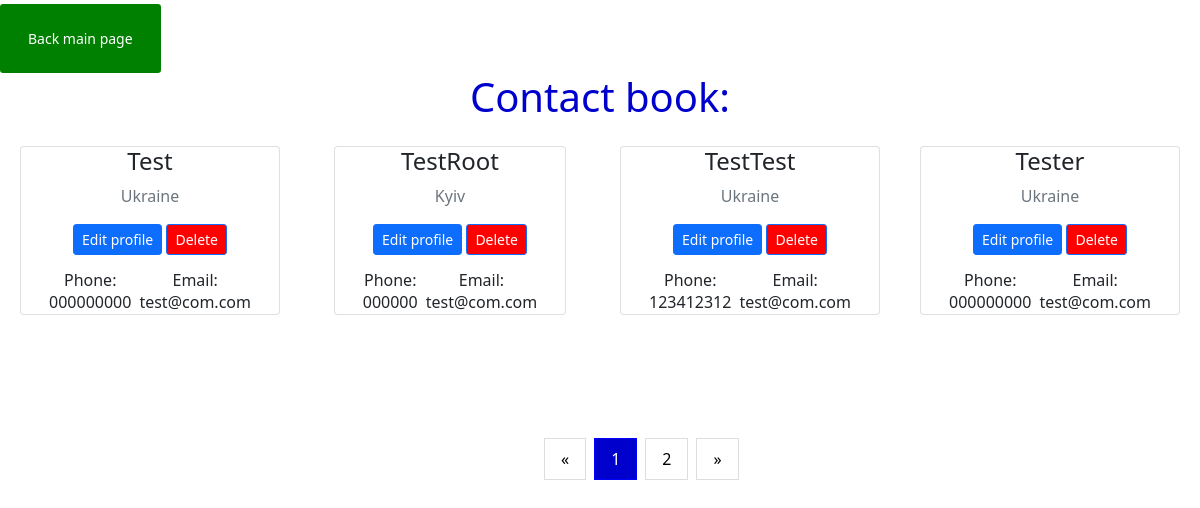
/show-users, run on the app's committed database.
### app/models.py (models this page shows)
class User(db.Model):
    __tablename__ = 'user_contact'
    id = db.Column(db.Integer, primary_key=True, autoincrement=True)
    username = db.Column(db.String(50), index=True, unique=True)
    address = db.Column(db.String(150), nullable=True)
    email = db.relationship('Email', back_populates='user', cascade="all, delete")
    phone = db.relationship('Phone', back_populates='user', cascade="all, delete")

class Phone(db.Model):
    __tablename__ = "phone"
    id = db.Column(db.Integer, primary_key=True, autoincrement=True)
    phone = db.Column(db.String(50), nullable=True)
    user_id = db.Column(db.Integer, db.ForeignKey('user_contact.id', ondelete="CASCADE"), nullable=True)
    user = db.relationship('User', back_populates='phone')

class Email(db.Model):
    __tablename__ = "email"
    id = db.Column(db.Integer, primary_key=True, autoincrement=True)
    email = db.Column(db.String(50), nullable=True)
    user_id = db.Column(db.Integer, db.ForeignKey('user_contact.id', ondelete="CASCADE"), nullable=True)
    user = db.relationship('User', back_populates='email')

### app/routes.py (the view)
@app.route('/show-users', methods=['GET'])
def show_all_users():
    user = User.query.order_by(User.username)
    page = request.args.get('page')
    if page and page.isdigit():
        page = int(page)
    else:
        page = 1
    pages = user.paginate(page=page, per_page=4)
    return render_template('show_all.html', users=user, pages=pages)

### app/templates/show_all.html (shortened to what this page needs)
<!DOCTYPE html>
<html lang="en">
<head>
     {% extends "layout.html" %}
    {% block body %}
</head>
<body>
 <div class="mt-1 px-0">
    <a href="{{ url_for('index') }}"><button style="background-color:green;border: 20px solid green;" class="btn btn-primary btn-sm follow">Back main page</button></a></div>
<h1 style="color:mediumblue;text-align:center">Contact book:</h1>
 <div class="wrapper">
 {% for user in pages.items %}
  <div class="wrapper">{% include 'cards.html'%}</div><br>
    {% endfor %}
     </div>
</body>
</head>
<div class="center">
  <div class="pagination">
  <a href="show-users?page={{ pages.prev_num}}" class="page-link {% if not pages.has_prev%}disabled{%endif%}" >&laquo;</a>
  {% for page in pages.iter_pages()%}
  <a href="show-users?page={{page}}" class="{% if page == pages.page %}active {% endif %}">{{page}}</a>
       {% endfor %}
  <a href="show-users?page={{ pages.next_num }}" class="page-link {% if not pages.has_next%}disabled{%endif%}">&raquo;</a>
  </div>
</div>
{% endblock %}

### app/templates/layout.html (shortened to what this page needs)
<!doctype html>
<link href="https://cdn.jsdelivr.net/npm/bootstrap@5.1.3/dist/css/bootstrap.min.css" rel="stylesheet">
{% block body %}
{% endblock %}

### app/templates/cards.html (shortened to what this page needs)
<link href="https://cdn.jsdelivr.net/npm/bootstrap@5.1.3/dist/css/bootstrap.min.css" rel="stylesheet">
<div class="container d-inline-flex justify-content-center align-items-center">
             <div class="card">
              <div class="mt-7 text-center">
                <h4 class="mb-10">{{user.username}}</h4>
                <span class="text-muted d-block mb-3">{{user.address}}</span>
                <a href="{{ url_for('edit_user', user_id=user.id, method='edit')}}"><button class="btn btn-primary btn-sm ">Edit profile</button></a>
                <a href="{{ url_for('edit_user', user_id=user.id, method='DELETE') }}"><button style="background-color: red" class="btn btn-primary btn-sm " type="submit">Delete</button></a>
                <div class="d-flex justify-content-between align-items-center mt-3 px-4">
                  <div class="stats">
                    <h6 class="mb-0">Phone:</h6>
                    {% for phone in user.phone %}
                    <span class="mt-3 px-1"> {{ phone.phone}} {%endfor%} </span>
                  </div>
                  <div class="stats">
                    <h6 class="mb-0">Email:</h6>
                    {% for email in user.email %}
                    <span class="mt-3 px-1">{{ email.email}} {%endfor%}</span>
                  </div>
                </div>
              </div>
             </div>
           </div>

### app/templates/show_all.html (style rules this page uses)
.wrapper { display: inline-flex; grid-template-columns: repeat(1, 1fr); grid-auto-rows: 200px; width: 100%; }
.center { text-align: center; }
.pagination { display: inline-block; position: fixed; bottom: 40%; left: 45%; width: 100%; }
.pagination a { color: black; float: left; padding: 8px 16px; text-decoration: none; transition: background-color .3s; border: 1px solid #ddd; margin: 0 4px; }
.pagination a.active { background-color: mediumblue; color: white; border: 1px solid blue; }

### data on the page
User: username "Test", address "Ukraine"
Phone: phone "000000000"
Email: email "test@com.com"
User: username "TestRoot", address "Kyiv"
Phone: phone "000000"
Email: email "test@com.com"
User: username "TestTest", address "Ukraine"
Phone: phone "123412312"
Email: email "test@com.com"
User: username "Tester", address "Ukraine"
Phone: phone "000000000"
Email: email "test@com.com"

### other printed values
{{ page }} "1" "2"
